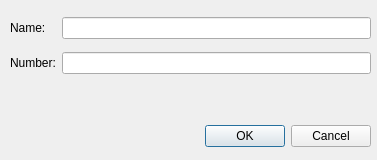
<?xml version="1.0" encoding="UTF-8"?>
<ui version="4.0">
 <class>EditDialog</class>
 <widget class="QDialog" name="EditDialog">
  <property name="geometry">
   <rect>
    <x>0</x>
    <y>0</y>
    <width>377</width>
    <height>160</height>
   </rect>
  </property>
  <property name="windowTitle">
   <string>Dialog</string>
  </property>
  <widget class="QDialogButtonBox" name="buttonBox">
   <property name="geometry">
    <rect>
     <x>30</x>
     <y>120</y>
     <width>341</width>
     <height>32</height>
    </rect>
   </property>
   <property name="orientation">
    <enum>Qt::Horizontal</enum>
   </property>
   <property name="standardButtons">
    <set>QDialogButtonBox::Cancel|QDialogButtonBox::Ok</set>
   </property>
  </widget>
  <widget class="QWidget" name="gridLayoutWidget">
   <property name="geometry">
    <rect>
     <x>10</x>
     <y>10</y>
     <width>361</width>
     <height>71</height>
    </rect>
   </property>
   <layout class="QGridLayout" name="gridLayout">
    <item row="1" column="0">
     <widget class="QLabel" name="label_2">
      <property name="text">
       <string>Number:</string>
      </property>
     </widget>
    </item>
    <item row="0" column="0">
     <widget class="QLabel" name="label">
      <property name="text">
       <string>Name:</string>
      </property>
     </widget>
    </item>
    <item row="0" column="1">
     <widget class="QLineEdit" name="nameEdit"/>
    </item>
    <item row="1" column="1">
     <widget class="QLineEdit" name="numberEdit"/>
    </item>
   </layout>
  </widget>
 </widget>
 <resources/>
 <connections>
  <connection>
   <sender>buttonBox</sender>
   <signal>accepted()</signal>
   <receiver>EditDialog</receiver>
   <slot>accept()</slot>
   <hints>
    <hint type="sourcelabel">
     <x>248</x>
     <y>254</y>
    </hint>
    <hint type="destinationlabel">
     <x>157</x>
     <y>274</y>
    </hint>
   </hints>
  </connection>
  <connection>
   <sender>buttonBox</sender>
   <signal>rejected()</signal>
   <receiver>EditDialog</receiver>
   <slot>reject()</slot>
   <hints>
    <hint type="sourcelabel">
     <x>316</x>
     <y>260</y>
    </hint>
    <hint type="destinationlabel">
     <x>286</x>
     <y>274</y>
    </hint>
   </hints>
  </connection>
 </connections>
</ui>
